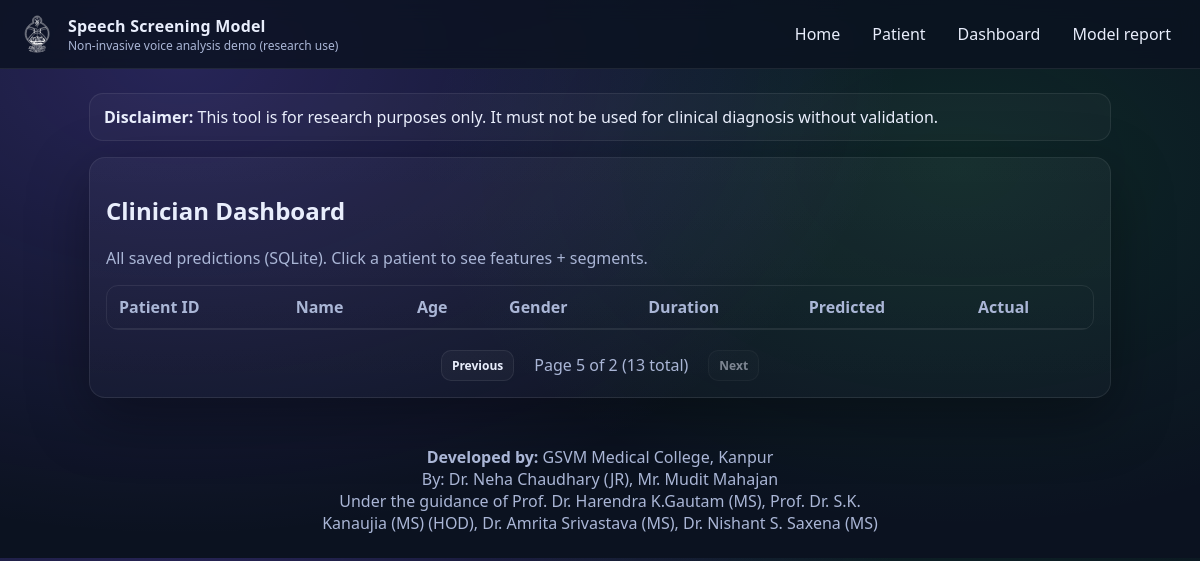
Before: /dashboard?page=5 with the older database file.
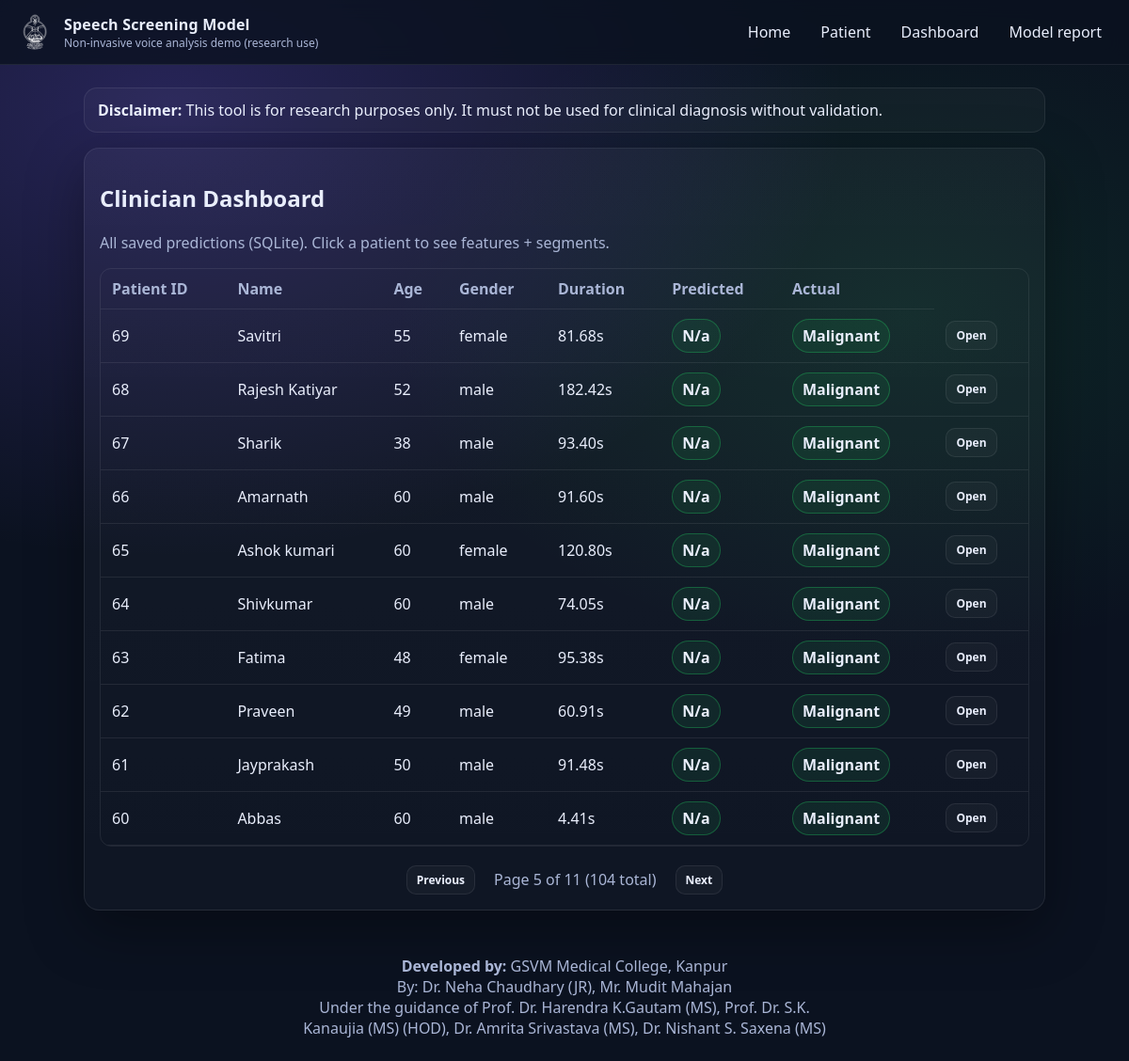
After: the same page with the newer database file.
### app/models_db.py (models this page shows)
class Patients(SQLModel, table=True):
    id: Optional[int] = Field(default=None, primary_key = True)
    name: str
    age: int
    gender: str  # "male" / "female"
    created_at: datetime = Field(default_factory=datetime.now)
    audio_path: str
    duration_sec: float
    actual_label: Optional[str] = None
    predicted_label: Optional[str] = None
    predicted_proba_json: Optional[str] = None
    segments: list["SegmentPredictions"] = Relationship(back_populates = "patient")

### app/main.py (the view)
@app.get("/dashboard", response_class=HTMLResponse)
def dashboard(request: Request, page: int = 1, session: Session = Depends(get_session)):
    per_page = 10
    offset = (page - 1) * per_page
    total_count = session.exec(select(Patients)).all()
    total_pages = (len(total_count) + per_page - 1) // per_page
    rows = session.exec(
        select(Patients)
        .order_by(Patients.created_at.desc())
        .offset(offset)
        .limit(per_page)
        ).all()
    label_map = {
        "0": "Benign",
        "1": "Malignant",
        "2": "Normal",
    }
    mapped_rows = []
    for row in rows:
        predicted_label_display = label_map.get(
            row.predicted_label,
            row.predicted_label.capitalize() if row.predicted_label else 'N/A'
        )
        if predicted_label_display not in label_map:
            predicted_label_display = predicted_label_display.capitalize()
        actual_display = None
        if row.actual_label:
            actual_display = label_map.get(row.actual_label, row.actual_label.capitalize())
        mapped_rows.append({
            "id": row.id,
            "name": row.name,
            "age": row.age,
            "gender": row.gender,
            "duration_sec": row.duration_sec,
            "predicted_label": predicted_label_display,
            "actual_label": actual_display,
        })
    return templates.TemplateResponse("dashboard.html",
        {
            "request": request,
            "rows": mapped_rows,
            "page": page,
            "total_pages": total_pages,
            "total_count": len(total_count),
        },
    )

### app/templates/dashboard.html
{% extends "base.html" %}
{% block content %}
<section class="card">
  <h2>Clinician Dashboard</h2>
  <p class="muted">All saved predictions (SQLite). Click a patient to see features + segments.</p>
  <div class="tableWrap">
    <table class="table">
      <thead>
        <tr>
          <th>Patient ID</th><th>Name</th><th>Age</th><th>Gender</th><th>Duration</th><th>Predicted</th><th>Actual</th>
        </tr>
      </thead>
      <tbody>
      {% for r in rows %}
        <tr>
          <td>{{ r.id }}</td>
          <td>{{ r.name }}</td>
          <td>{{ r.age }}</td>
          <td>{{ r.gender }}</td>
          <td>{{ "%.2f"|format(r.duration_sec) }}s</td>
          <td><span class="tag">{{ r.predicted_label }}</span></td>
          <td>
            {% if r.actual_label %}
              <span class="tag">{{ r.actual_label }}</span>
            {% else %}
              <span class="tag" style="opacity: 0.5;">Not Set</span>
            {% endif %}
          </td>
          <td><a class="btn small" href="/dashboard/patient/{{ r.id }}">Open</a></td>
        </tr>
      {% endfor %}
      </tbody>
    </table>
  </div>
  {% if total_pages > 1 %}
  <div style="margin-top: 20px; display: flex; justify-content: center; align-items: center; gap: 10px;">
    {% if page > 1 %}
      <a href="/dashboard?page={{ page - 1 }}" class="btn small">Previous</a>
    {% else %}
      <span class="btn small" style="opacity: 0.5; cursor: not-allowed;">Previous</span>
    {% endif %}
    <span class="muted" style="padding: 0 10px;">
      Page {{ page }} of {{ total_pages }} ({{ total_count }} total)
    </span>
    {% if page < total_pages %}
      <a href="/dashboard?page={{ page + 1 }}" class="btn small">Next</a>
    {% else %}
      <span class="btn small" style="opacity: 0.5; cursor: not-allowed;">Next</span>
    {% endif %}
  </div>
  {% endif %}
</section>
{% endblock %}

Changed rows visible on the page:
added Patients: id "69", name "Savitri", age "55", gender "female", duration_sec "81.68", predicted_label "N/a", actual_label "Malignant"
added Patients: id "68", name "Rajesh Katiyar", age "52", gender "male", duration_sec "182.42", predicted_label "N/a", actual_label "Malignant"
added Patients: id "67", name "Sharik", age "38", gender "male", duration_sec "93.40", predicted_label "N/a", actual_label "Malignant"
added Patients: id "66", name "Amarnath", age "60", gender "male", duration_sec "91.60", predicted_label "N/a", actual_label "Malignant"
added Patients: id "65", name "Ashok kumari", age "60", gender "female", duration_sec "120.80", predicted_label "N/a", actual_label "Malignant"
added Patients: id "64", name "Shivkumar", age "60", gender "male", duration_sec "74.05", predicted_label "N/a", actual_label "Malignant"
added Patients: id "63", name "Fatima", age "48", gender "female", duration_sec "95.38", predicted_label "N/a", actual_label "Malignant"
added Patients: id "62", name "Praveen", age "49", gender "male", duration_sec "60.91", predicted_label "N/a", actual_label "Malignant"
added Patients: id "61", name "Jayprakash", age "50", gender "male", duration_sec "91.48", predicted_label "N/a", actual_label "Malignant"
added Patients: id "60", name "Abbas", age "60", gender "male", duration_sec "4.41", predicted_label "N/a", actual_label "Malignant"
Other visible differences:
{{ total_pages }}: "2" → "11"
{{ total_count }}: "13" → "104"
